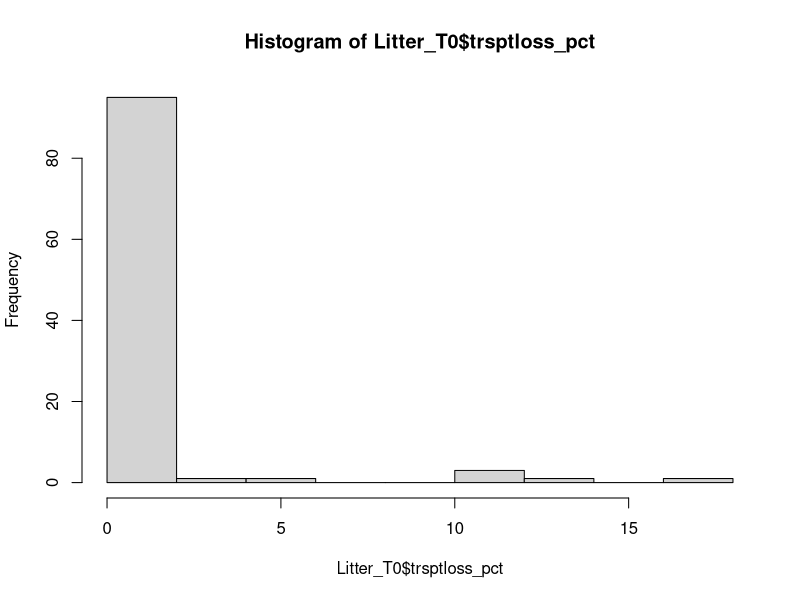
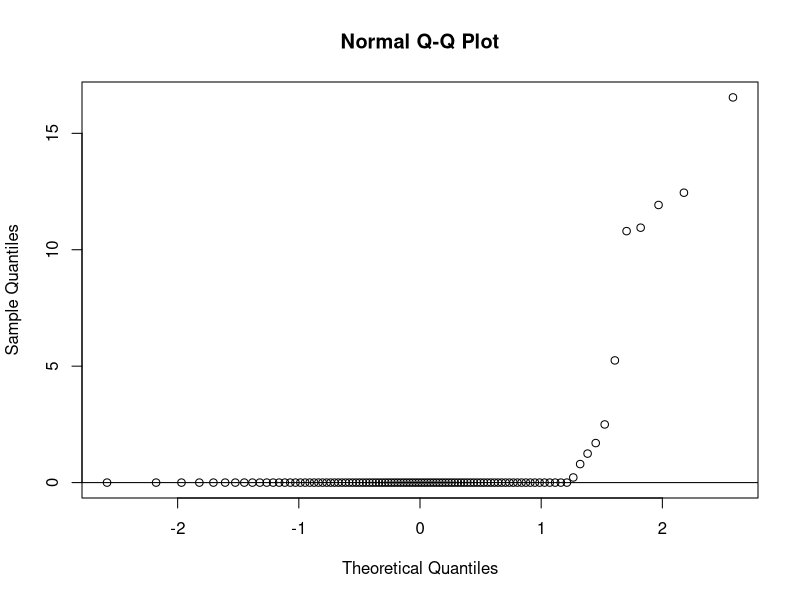

Write R code to recreate these figures, in order. (Note: this script raises an error after producing the figures.)
## ---- chunk 1
library(tidyverse)
library(here) 
#library(dplyr)
## ---- chunk 2
####### note - with "here" and synching with GitHub, you should not need to change the path to your computer ######
Litter <- read.csv(here("Litter_2024-08-31.csv"))

## ---- chunk 3
Litter$Species <- factor(Litter$Species)
Litter$Litter_substrate <- factor(Litter$Litter_substrate)
Litter$microsite <- factor(Litter$microsite)
## ---- chunk 4
Litter_T0 <- Litter %>%  # new df that includes only T0 bags, for transport loss calculations
  filter(Month == 0, na.rm = TRUE)

Litter_T0 <- Litter_T0 %>%      # create new variable, transport loss (litter loss in T0 bags, g)
  mutate(trsptloss_g = Initial_mass - Lbag_weight)

Litter_T0 <- Litter_T0 %>%      # create new variable, transport loss (%)
  mutate(trsptloss_pct = trsptloss_g / Initial_mass * 100)
## ---- chunk 5

T0means <- Litter_T0 |>
  group_by(Litter_substrate) |>
  summarize(  N    = sum(!is.na(trsptloss_pct)),
              mean_trsptloss_pct = mean(trsptloss_pct, na.rm=TRUE),
              sd_trsptloss_pct   = sd(trsptloss_pct, na.rm=TRUE),
              se_trsptloss_pct   = sd_trsptloss_pct, na.rm = TRUE / sqrt(N)
  )
print(T0means)  
## ---- chunk 6
hist(Litter_T0$trsptloss_pct)
# check for normality of distribution of transport losses
qqnorm(Litter_T0$trsptloss_pct)
qqline(Litter_T0$trsptloss_pct) # visualize the data - if normal the data should fall fairly closely to the line 

## ---- chunk 7

### HT: Note that percent ash seems very low for time 0 -- these should be double-checked to increase our confidence
Litter <- Litter |>
  mutate(
    sample_mass = Sample_cruc_mass - Crucible_mass,
    ash_mass = Ash_cruc_mass - Crucible_mass,
    pct_ash = (ash_mass/sample_mass)*100
  )
## ---- chunk 8
## HT(2024-08-31): I changed the code below so that a new variable is defined ("mean_pct_ash"). This should fix #the problem with the empty columns for sd_pct_ash and se_pct_ash

### HT(2024-09-17): I think that a prior iteration of this code did not include species. I don't think that species should be included since the species of the hummock should not affect the ash content of the litter. As it is currently, there are separate means for each species, which is not necessary. The other issue is that this causes the variables in the next code chunk to be referenced incorrectly (they are referenced by position in the table, so adding the species column changes the position of the variables). I have removed the species column from the group_by function.

pct_ash_means <- Litter |>
  group_by(Litter_substrate, Month) |>
  summarise(
      N    = sum(!is.na(pct_ash)),
         mean_pct_ash = mean(pct_ash, na.rm=TRUE),
         sd_pct_ash   = sd(pct_ash, na.rm=TRUE),
         se_pct_ash   = sd_pct_ash / sqrt(N))



## ---- chunk 9
# define new variables for the inital percent ash for grass and shrub litter
### HT(2024-09-17): by removing the species column in the code chunk above, we now how the correct position for the grass and shrub ash values (in the past iteration these variables returned 15 and 16, which were the sample sizes)
grass_initial_pctash <- as.numeric(pct_ash_means[1,4])
shrub_initial_pctash <- as.numeric(pct_ash_means[5,4])
## ---- chunk 10

# calculate ash-free initial and final litter masses
Litter <- Litter |>
  mutate(
    Initial_mass_ash_free = ifelse(Litter_substrate == "Grass", 
                                   Initial_mass * (100 - grass_initial_pctash) / 100, 
                                   ifelse(Litter_substrate == "Shrub", 
                                          Initial_mass * (100 - shrub_initial_pctash) / 100, 
                                          NA)), # use NA for (non-existent) other cases
    Final_mass_ash_free = Lbag_weight * (100 - pct_ash) / 100,
    Pct_mass_remaining_ash_free = Final_mass_ash_free/Initial_mass_ash_free *100
  ) 
## ---- chunk 11
# define new variables for the inital percent ash for grass and shrub litter
### HT(2024-09-17): These were already defined above (grass_initial_pctash, shrub
#initial_pctash) so I have commented them out
#grass_nitro_pctash <- as.numeric(pct_ash_means[1,4])
#shrub_nitro_pctash <- as.numeric(pct_ash_means[5,4])

## ---- chunk 12

# calculate ash-free initial and final percent N
### (2024-09-19 HT): I got confused here with variable names and started out changing to make sure that I was tracking correctly mass, percent, ash-free, etc. I also wrote some code illustrating how I typically do this calculation. I usually just work with the mass of N - we know this from the elemental analysis multiplied by the sample mass. We can then calculate the ash-free mass of N by multiplying the mass of N by the ash-free mass of the sample, and do the same for the final masses. Take a look, see if this makes sense, and let me know if you have questions.

# Original code
Litter <- Litter |>

  mutate(

    Init_nitrogen_ash_free = ifelse(Litter_substrate == "Grass", 
                               nitrogen * (100 - grass_initial_pctash) / 100, 
                               ifelse(Litter_substrate == "Shrub", 
                                      nitrogen * (100 - shrub_initial_pctash) / 100, 
                                      NA)), # adjust nitrogen content based on ash content
    Final_nitrogen_ash_free = Init_nitrogen_ash_free * (100 - pct_ash) / 100,
    Pct_nitrogen_remaining_ash_free = Final_nitrogen_ash_free / nitrogen_ash_free * 100
  )

# Heather's code
Litter2 <- Litter |>
  mutate(
    Init_N_mass = nitrogen/100*Initial_mass,
    Final_N_mass = nitrogen/100*Lbag_weight,
    Init_pctN_ash_free = Init_N_mass / Initial_mass_ash_free * 100,
    Final_pctN_ash_free = Final_N_mass / Final_mass_ash_free * 100,    
    Pct_N_remaining = Init_N_mass / Final_N_mass * 100
  )
